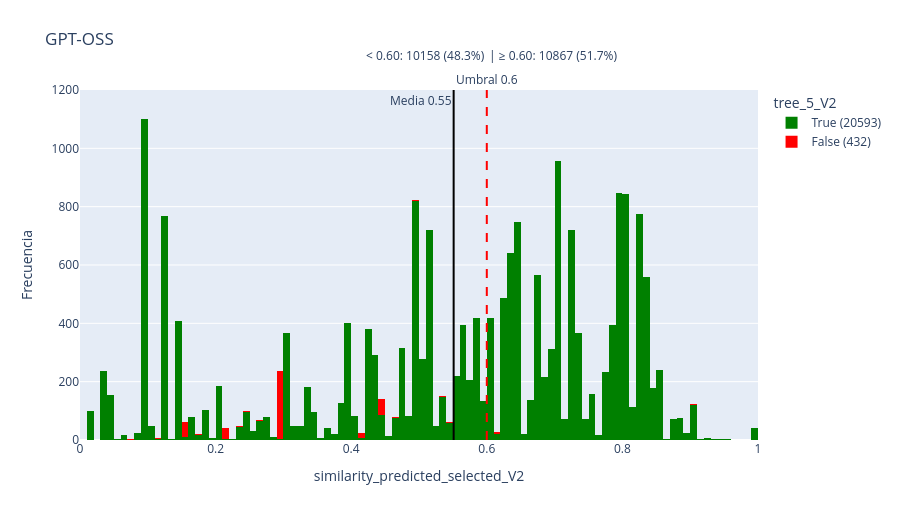
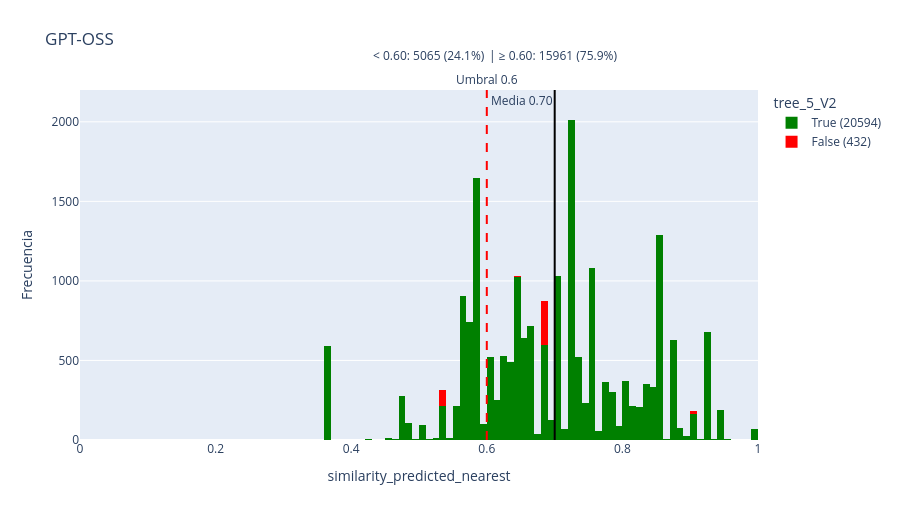

Notebook code for these charts, in order:
### Code cell
plot_histogram_with_binary_data(df=datos_gptoss, column_name_emb_sim="similarity_predicted_selected_V2", column_name_cie10_sim="tree_5_V2", title="GPT-OSS", y_max=1200)
plot_histogram_with_binary_data(df=datos_gptoss, column_name_emb_sim="similarity_predicted_nearest", column_name_cie10_sim="tree_5_V2", title="GPT-OSS", y_max=2200)

### Figure 1 — Plotly figure (JSON) as saved in the notebook; plotly's stock layout.template omitted (floating-point values rounded to 4 significant figures; data arrays with more than 128 entries replaced by an {"elided": "..."} marker saying what was removed)
{"data": [{"bingroup": "x", "hovertemplate": "tree_5_V2=%{x}<br>count=%{y}<extra></extra>", "legendgroup": "True", "marker": {"color": "green", "pattern": {"shape": ""}}, "name": "True (20593)", "orientation": "v", "showlegend": true, "type": "histogram", "x": {"elided": "20593 float values"}, "xaxis": "x", "xbins": {"end": 1, "size": 0.01, "start": 0}, "yaxis": "y"}, {"bingroup": "x", "hovertemplate": "tree_5_V2=%{x}<br>count=%{y}<extra></extra>", "legendgroup": "False", "marker": {"color": "red", "pattern": {"shape": ""}}, "name": "False (432)", "orientation": "v", "showlegend": true, "type": "histogram", "x": {"elided": "432 float values"}, "xaxis": "x", "xbins": {"end": 1, "size": 0.01, "start": 0}, "yaxis": "y"}], "layout": {"annotations": [{"showarrow": false, "text": "Umbral 0.6", "x": 0.6, "xanchor": "center", "xref": "x", "y": 1, "yanchor": "bottom", "yref": "y domain"}, {"showarrow": false, "text": "Media 0.55", "x": 0.5511, "xanchor": "right", "xref": "x", "y": 1, "yanchor": "top", "yref": "y domain"}, {"showarrow": false, "text": "< 0.60: 10158 (48.3%)", "x": 0.6, "xanchor": "right", "y": 1.13, "yref": "paper"}, {"showarrow": false, "text": "| ≥ 0.60: 10867 (51.7%)", "x": 0.6, "xanchor": "left", "y": 1.13, "yref": "paper"}], "bargap": 0, "barmode": "relative", "height": 520, "legend": {"title": {"text": "tree_5_V2"}, "tracegroupgap": 0}, "margin": {"t": 90}, "shapes": [{"line": {"color": "red", "dash": "dash", "width": 2}, "type": "line", "x0": 0.6, "x1": 0.6, "xref": "x", "y0": 0, "y1": 1, "yref": "y domain"}, {"line": {"color": "black", "width": 2}, "type": "line", "x0": 0.5511, "x1": 0.5511, "xref": "x", "y0": 0, "y1": 1, "yref": "y domain"}], "title": {"text": "GPT-OSS"}, "xaxis": {"anchor": "y", "domain": [0, 1], "range": [0, 1], "title": {"text": "similarity_predicted_selected_V2"}}, "yaxis": {"anchor": "x", "autorange": false, "domain": [0, 1], "range": [0, 1200], "title": {"text": "Frecuencia"}}}}

### Figure 2 — Plotly figure (JSON) as saved in the notebook; plotly's stock layout.template omitted (floating-point values rounded to 4 significant figures; data arrays with more than 128 entries replaced by an {"elided": "..."} marker saying what was removed)
{"data": [{"bingroup": "x", "hovertemplate": "tree_5_V2=%{x}<br>count=%{y}<extra></extra>", "legendgroup": "True", "marker": {"color": "green", "pattern": {"shape": ""}}, "name": "True (20594)", "orientation": "v", "showlegend": true, "type": "histogram", "x": {"elided": "20594 float values"}, "xaxis": "x", "xbins": {"end": 1, "size": 0.01, "start": 0}, "yaxis": "y"}, {"bingroup": "x", "hovertemplate": "tree_5_V2=%{x}<br>count=%{y}<extra></extra>", "legendgroup": "False", "marker": {"color": "red", "pattern": {"shape": ""}}, "name": "False (432)", "orientation": "v", "showlegend": true, "type": "histogram", "x": {"elided": "432 float values"}, "xaxis": "x", "xbins": {"end": 1, "size": 0.01, "start": 0}, "yaxis": "y"}], "layout": {"annotations": [{"showarrow": false, "text": "Umbral 0.6", "x": 0.6, "xanchor": "center", "xref": "x", "y": 1, "yanchor": "bottom", "yref": "y domain"}, {"showarrow": false, "text": "Media 0.70", "x": 0.7001, "xanchor": "right", "xref": "x", "y": 1, "yanchor": "top", "yref": "y domain"}, {"showarrow": false, "text": "< 0.60: 5065 (24.1%)", "x": 0.6, "xanchor": "right", "y": 1.13, "yref": "paper"}, {"showarrow": false, "text": "| ≥ 0.60: 15961 (75.9%)", "x": 0.6, "xanchor": "left", "y": 1.13, "yref": "paper"}], "bargap": 0, "barmode": "relative", "height": 520, "legend": {"title": {"text": "tree_5_V2"}, "tracegroupgap": 0}, "margin": {"t": 90}, "shapes": [{"line": {"color": "red", "dash": "dash", "width": 2}, "type": "line", "x0": 0.6, "x1": 0.6, "xref": "x", "y0": 0, "y1": 1, "yref": "y domain"}, {"line": {"color": "black", "width": 2}, "type": "line", "x0": 0.7001, "x1": 0.7001, "xref": "x", "y0": 0, "y1": 1, "yref": "y domain"}], "title": {"text": "GPT-OSS"}, "xaxis": {"anchor": "y", "domain": [0, 1], "range": [0, 1], "title": {"text": "similarity_predicted_nearest"}}, "yaxis": {"anchor": "x", "autorange": false, "domain": [0, 1], "range": [0, 2200], "title": {"text": "Frecuencia"}}}}
